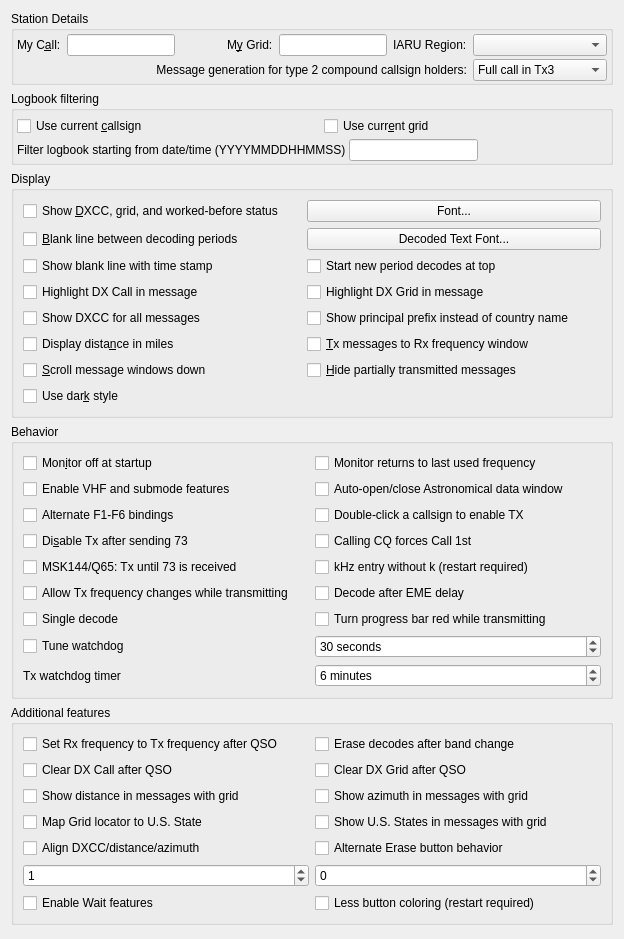
     <widget class="QWidget" name="general_tab">
      <attribute name="title">
       <string>Genera&amp;l</string>
      </attribute>
      <attribute name="toolTip">
       <string>General station details and settings.</string>
      </attribute>
      <layout class="QVBoxLayout" name="verticalLayout_4">
       <item>
        <widget class="QGroupBox" name="station_group_box">
         <property name="sizePolicy">
          <sizepolicy hsizetype="Preferred" vsizetype="Preferred">
           <horstretch>0</horstretch>
           <verstretch>0</verstretch>
          </sizepolicy>
         </property>
         <property name="title">
          <string>Station Details</string>
         </property>
         <layout class="QGridLayout" name="gridLayout_14">
          <property name="leftMargin">
           <number>3</number>
          </property>
          <property name="topMargin">
           <number>3</number>
          </property>
          <property name="rightMargin">
           <number>3</number>
          </property>
          <property name="bottomMargin">
           <number>1</number>
          </property>
          <property name="verticalSpacing">
           <number>3</number>
          </property>
          <item row="0" column="0">
           <widget class="QLabel" name="callsign_label">
            <property name="text">
             <string>My C&amp;all:</string>
            </property>
            <property name="buddy">
             <cstring>callsign_line_edit</cstring>
            </property>
           </widget>
          </item>
          <item row="0" column="1">
           <widget class="QLineEdit" name="callsign_line_edit">
            <property name="toolTip">
             <string>Station callsign.</string>
            </property>
           </widget>
          </item>
          <item row="0" column="2">
           <spacer name="horizontalSpacer_4">
            <property name="orientation">
             <enum>Qt::Horizontal</enum>
            </property>
            <property name="sizeHint" stdset="0">
             <size>
              <width>40</width>
              <height>20</height>
             </size>
            </property>
           </spacer>
          </item>
          <item row="0" column="3">
           <widget class="QLabel" name="grid_label">
            <property name="text">
             <string>M&amp;y Grid:</string>
            </property>
            <property name="buddy">
             <cstring>grid_line_edit</cstring>
            </property>
           </widget>
          </item>
          <item row="0" column="4">
           <widget class="QLineEdit" name="grid_line_edit">
            <property name="toolTip">
             <string>Maidenhead locator (only the first four characters are required).</string>
            </property>
           </widget>
          </item>
          <item row="0" column="5">
           <widget class="QLabel" name="label_121">
            <property name="text">
             <string>IARU Region:</string>
            </property>
            <property name="buddy">
             <cstring>region_combo_box</cstring>
            </property>
           </widget>
          </item>
          <item row="0" column="6">
           <widget class="QComboBox" name="region_combo_box">
            <property name="toolTip">
             <string>&lt;html&gt;&lt;head/&gt;&lt;body&gt;&lt;p&gt;Select your IARU region.&lt;/p&gt;&lt;/body&gt;&lt;/html&gt;</string>
            </property>
           </widget>
          </item>
          <item row="1" column="6">
           <widget class="QComboBox" name="type_2_msg_gen_combo_box">
            <property name="enabled">
             <bool>true</bool>
            </property>
            <property name="toolTip">
             <string>&lt;html&gt;&lt;head/&gt;&lt;body&gt;&lt;p&gt;Type 2 compound callsigns are those with prefixes or suffixes not included in the allowed shortlist (See Help-&amp;gt;Add-on prefixes and suffixes).&lt;/p&gt;&lt;p&gt;This option determines which generated messages should contain your full type 2 compound call sign rather than your base callsign. It only applies if you have a type 2 compound callsign.&lt;/p&gt;&lt;p&gt;This option controls the way the messages that are used to answer CQ calls are generated. Generated messages 6 (CQ) and 5 (73) will always contain your full callsign. The JT65 and JT9 protocols allow for some standard messages with your full call at the expense of another piece of information such as the DX call or your locator.&lt;/p&gt;&lt;p&gt;Choosing message 1 omits the DX callsign which may be an issue when replying to CQ calls. Choosing message 3 also omits the DX callsign and many versions of this and other software will not extract the report. Choosing neither means that your full callsign only goes in your message 5 (73) so your QSO partner my log the wrong callsign.&lt;/p&gt;&lt;p&gt;None of these options are perfect, message 3 is best but be aware your QSO partner may not log the report you send them.&lt;/p&gt;&lt;/body&gt;&lt;/html&gt;</string>
            </property>
            <property name="currentIndex">
             <number>1</number>
            </property>
            <item>
             <property name="text">
              <string>Full call in Tx1</string>
             </property>
            </item>
            <item>
             <property name="text">
              <string>Full call in Tx3</string>
             </property>
            </item>
            <item>
             <property name="text">
              <string>Full call in Tx5 only</string>
             </property>
            </item>
           </widget>
          </item>
          <item row="1" column="0" colspan="6">
           <widget class="QLabel" name="label_5">
            <property name="text">
             <string>Message generation for type 2 compound callsign holders:</string>
            </property>
            <property name="alignment">
             <set>Qt::AlignRight|Qt::AlignTrailing|Qt::AlignVCenter</set>
            </property>
            <property name="buddy">
             <cstring>type_2_msg_gen_combo_box</cstring>
            </property>
           </widget>
          </item>
         </layout>
        </widget>
       </item>
       <item>
        <widget class="QGroupBox" name="groupBox_13">
         <property name="minimumSize">
          <size>
           <width>0</width>
           <height>60</height>
          </size>
         </property>
         <property name="title">
          <string>Logbook filtering</string>
         </property>
         <layout class="QGridLayout" name="gridLayout_42">
          <property name="leftMargin">
           <number>3</number>
          </property>
          <property name="topMargin">
           <number>3</number>
          </property>
          <property name="rightMargin">
           <number>3</number>
          </property>
          <property name="bottomMargin">
           <number>1</number>
          </property>
          <item row="0" column="0">
           <layout class="QVBoxLayout" name="verticalLayout_22">
            <property name="spacing">
             <number>3</number>
            </property>
            <property name="topMargin">
             <number>2</number>
            </property>
            <item>
             <layout class="QHBoxLayout" name="horizontalLayout_38">
              <item>
               <widget class="QCheckBox" name="callNotif_check_box">
                <property name="text">
                 <string>Use current &amp;callsign</string>
                </property>
               </widget>
              </item>
              <item>
               <spacer name="horizontalSpacer_32">
                <property name="orientation">
                 <enum>Qt::Horizontal</enum>
                </property>
                <property name="sizeHint" stdset="0">
                 <size>
                  <width>10</width>
                  <height>5</height>
                 </size>
                </property>
               </spacer>
              </item>
              <item>
               <widget class="QCheckBox" name="gridNotif_check_box">
                <property name="text">
                 <string>Use curr&amp;ent grid</string>
                </property>
               </widget>
              </item>
              <item>
               <spacer name="horizontalSpacer_34">
                <property name="orientation">
                 <enum>Qt::Horizontal</enum>
                </property>
                <property name="sizeHint" stdset="0">
                 <size>
                  <width>10</width>
                  <height>5</height>
                 </size>
                </property>
               </spacer>
              </item>
             </layout>
            </item>
            <item>
             <layout class="QHBoxLayout" name="horizontalLayout_39">
              <item>
               <widget class="QLabel" name="label_25">
                <property name="text">
                 <string>Filter logbook starting from date/time (YYYYMMDDHHMMSS)</string>
                </property>
               </widget>
              </item>
              <item>
               <widget class="QLineEdit" name="logTime_line_edit">
                <property name="maxLength">
                 <number>14</number>
                </property>
               </widget>
              </item>
              <item>
               <spacer name="horizontalSpacer_33">
                <property name="orientation">
                 <enum>Qt::Horizontal</enum>
                </property>
                <property name="sizeHint" stdset="0">
                 <size>
                  <width>40</width>
                  <height>20</height>
                 </size>
                </property>
               </spacer>
              </item>
             </layout>
            </item>
           </layout>
          </item>
         </layout>
        </widget>
       </item>
       <item>
        <widget class="QGroupBox" name="display_group_box">
 <property name="title">
  <string>Display</string>
 </property>
 <layout class="QGridLayout" name="fm_display_group_box_layout">
  <item row="0" column="0">
   <widget class="QCheckBox" name="DXCC_check_box">
    <property name="toolTip">
     <string>Show if decoded stations are new DXCC entities or worked before.</string>
    </property>
    <property name="text">
     <string>Show &amp;DXCC, grid, and worked-before status    </string>
    </property>
    <property name="checked">
     <bool>false</bool>
    </property>
   </widget>
  </item>
  <item row="0" column="1">
   <widget class="QPushButton" name="font_push_button">
    <property name="toolTip">
     <string>Set the font characteristics for the application.</string>
    </property>
    <property name="text">
     <string>Font...</string>
    </property>
   </widget>
  </item>
  <item row="1" column="0">
   <widget class="QCheckBox" name="insert_blank_check_box">
    <property name="toolTip">
     <string>Include a separator line between periods in the band activity window.</string>
    </property>
    <property name="text">
     <string>&amp;Blank line between decoding periods</string>
    </property>
   </widget>
  </item>
  <item row="1" column="1">
   <widget class="QPushButton" name="decoded_text_font_push_button">
    <property name="toolTip">
     <string>Set the font characteristics for the Band Activity and Rx Frequency areas.</string>
    </property>
    <property name="text">
     <string>Decoded Text Font...</string>
    </property>
   </widget>
  </item>
  <item row="2" column="0">
   <widget class="QCheckBox" name="cb_detailed_blank_line">
    <property name="toolTip">
     <string>Show the separator line between periods with time stamp of the decode period.</string>
    </property>
    <property name="text">
     <string>Show blank line with time stamp</string>
    </property>
   </widget>
  </item>
  <item row="2" column="1">
   <widget class="QCheckBox" name="decodes_from_top_check_box">
    <property name="toolTip">
     <string>&lt;html&gt;&lt;head/&gt;&lt;body&gt;&lt;p&gt;Check to have decodes for a new period start at the top of the Band Activity window and not scroll off the top when the window is full.&lt;/p&gt;&lt;p&gt;This is to aid selecting decodes to double-click while decoding is still in progress. Use the Band Activity vertical scroll bar to reveal decodes past the bottom of the window.&lt;/p&gt;&lt;/body&gt;&lt;/html&gt;</string>
    </property>
    <property name="text">
     <string>Start new period decodes at top</string>
    </property>
   </widget>
  </item>
  <item row="3" column="0">
   <widget class="QCheckBox" name="cbHighlightDXcall">
    <property name="text">
     <string>Highlight DX Call in message</string>
    </property>
   </widget>
  </item>
  <item row="3" column="1">
   <widget class="QCheckBox" name="cbHighlightDXgrid">
    <property name="text">
     <string>Highlight DX Grid in message</string>
    </property>
   </widget>
  </item>
  <item row="4" column="0">
   <widget class="QCheckBox" name="countryName_check_box">
    <property name="text">
     <string>Show DXCC for all messages</string>
    </property>
   </widget>
  </item>
  <item row="4" column="1">
   <widget class="QCheckBox" name="countryPrefix_check_box">
    <property name="text">
     <string>Show principal prefix instead of country name        </string>
    </property>
   </widget>
  </item>
  <item row="5" column="0">
   <widget class="QCheckBox" name="miles_check_box">
    <property name="toolTip">
     <string>Show distance to DX station in miles rather than kilometers.</string>
    </property>
    <property name="text">
     <string>Display dista&amp;nce in miles</string>
    </property>
   </widget>
  </item>
  <item row="5" column="1">
   <widget class="QCheckBox" name="TX_messages_check_box">
    <property name="toolTip">
     <string>Show outgoing transmitted messages in the Rx frequency window.</string>
    </property>
    <property name="text">
     <string>&amp;Tx messages to Rx frequency window</string>
    </property>
   </widget>
  </item>
  <item row="6" column="0">
   <widget class="QCheckBox" name="scroll_check_box">
    <property name="toolTip">
     <string>Scroll message windows down not up.</string>
    </property>
    <property name="text">
     <string>&amp;Scroll message windows down</string>
    </property>
   </widget>
  </item>
  <item row="6" column="1">
   <widget class="QCheckBox" name="hide_TX_messages_check_box">
    <property name="toolTip">
     <string>&lt;html&gt;&lt;head/&gt;&lt;body&gt;&lt;p&gt;When TX message is changed previous message will not be shown if it was transmitted for less than 2 seconds.&lt;/p&gt;&lt;/body&gt;&lt;/html&gt;</string>
    </property>
    <property name="text">
     <string>&amp;Hide partially transmitted messages</string>
    </property>
   </widget>
  </item>
  <item row="7" column="0">
   <widget class="QCheckBox" name="useDarkStyle_check_box">
    <property name="text">
     <string>Use dar&amp;k style</string>
    </property>
   </widget>
  </item>
 </layout>
</widget>
       </item>
       <item>
        <widget class="QGroupBox" name="behaviour_group_box">
 <property name="title">
  <string>Behavior</string>
 </property>
 <layout class="QGridLayout" name="fm_behaviour_group_box_layout">
  <item row="0" column="0">
   <widget class="QCheckBox" name="monitor_off_check_box">
    <property name="toolTip">
     <string>Don't start decoding until the monitor button is clicked.</string>
    </property>
    <property name="text">
     <string>Mon&amp;itor off at startup</string>
    </property>
    <property name="checked">
     <bool>false</bool>
    </property>
   </widget>
  </item>
  <item row="0" column="1">
   <widget class="QCheckBox" name="monitor_last_used_check_box">
    <property name="toolTip">
     <string>&lt;html&gt;&lt;head/&gt;&lt;body&gt;&lt;p&gt;Check this if you wish to automatically return to the last monitored frequency when monitor is enabled, leave it unchecked if you wish to have the current rig frequency maintained.&lt;/p&gt;&lt;/body&gt;&lt;/html&gt;</string>
    </property>
    <property name="text">
     <string>Monitor returns to last used frequency</string>
    </property>
   </widget>
  </item>
  <item row="1" column="0">
   <widget class="QCheckBox" name="enable_VHF_features_check_box">
    <property name="text">
     <string>Enable VHF and submode features</string>
    </property>
   </widget>
  </item>
  <item row="1" column="1">
   <widget class="QCheckBox" name="auto_astro_check_box">
    <property name="toolTip">
     <string>&lt;html&gt;&lt;head/&gt;&lt;body&gt;&lt;p&gt;Open the Astronomical Data window automatically when switching to Q65 or JT65 mode and Decode after EME delay is enabled, and close it when no longer needed.&lt;/p&gt;&lt;/body&gt;&lt;/html&gt;</string>
    </property>
    <property name="text">
     <string>Auto-open/close Astronomical data window</string>
    </property>
   </widget>
  </item>
  <item row="2" column="0">
   <widget class="QCheckBox" name="alternate_bindings_check_box">
    <property name="text">
     <string>Alternate F1-F6 bindings</string>
    </property>
    <property name="toolTip">
     <string>Use F1–F5 to select CQ, report, R-report, acknowledgment and 73; F6 changes the reply policy. These keys cannot start a TX session. Click Enable TX first.</string>
    </property>
   </widget>
  </item>
  <item row="2" column="1">
   <widget class="QCheckBox" name="quick_call_check_box">
    <property name="text">
     <string>Double-click a callsign to enable TX</string>
    </property>
    <property name="toolTip">
     <string>When checked, double-clicking a decoded callsign starts a TX session after the transmission safety checks pass. The session then follows the normal AutoSeq, Single QSO and watchdog settings. Off by default.</string>
    </property>
   </widget>
  </item>
  <item row="3" column="0">
   <widget class="QCheckBox" name="disable_TX_on_73_check_box">
    <property name="text">
     <string>Di&amp;sable Tx after sending 73</string>
    </property>
    <property name="toolTip">
     <string>Finish one QSO and stop. This is the same setting as Single QSO in the main window. Leave it unchecked for continuous QSOs within the TX watchdog session.</string>
    </property>
   </widget>
  </item>
  <item row="3" column="1">
   <widget class="QCheckBox" name="force_call_1st_check_box">
    <property name="text">
     <string>Calling CQ forces Call 1st</string>
    </property>
   </widget>
  </item>
  <item row="4" column="0">
   <widget class="QCheckBox" name="repeat_Tx_check_box">
    <property name="toolTip">
     <string>&lt;html&gt;&lt;head/&gt;&lt;body&gt;&lt;p&gt;Tx until 73 is received when in MSK144 or Q65 mode. &lt;/p&gt;&lt;/body&gt;&lt;/html&gt;</string>
    </property>
    <property name="text">
     <string>MSK144/Q65: Tx until 73 is received</string>
    </property>
   </widget>
  </item>
  <item row="4" column="1">
   <widget class="QCheckBox" name="kHz_without_k_check_box">
    <property name="toolTip">
     <string>&lt;html&gt;&lt;head/&gt;&lt;body&gt;&lt;p&gt;Allow kHz frequency offset entry without 'k' suffix.&lt;/p&gt;&lt;/body&gt;&lt;/html&gt;</string>
    </property>
    <property name="text">
     <string>kHz entry without k (restart required)</string>
    </property>
   </widget>
  </item>
  <item row="5" column="0">
   <widget class="QCheckBox" name="tx_QSY_check_box">
    <property name="toolTip">
     <string>&lt;html&gt;&lt;head/&gt;&lt;body&gt;&lt;p&gt;Some rigs are not able to process CAT commands while transmitting. This means that if you are operating in split mode you may have to uncheck this option.&lt;/p&gt;&lt;/body&gt;&lt;/html&gt;</string>
    </property>
    <property name="text">
     <string>Allow Tx frequency changes while transmitting</string>
    </property>
   </widget>
  </item>
  <item row="5" column="1">
   <widget class="QCheckBox" name="decode_at_52s_check_box">
    <property name="text">
     <string>Decode after EME delay</string>
    </property>
    <property name="toolTip">
     <string>Allow the additional Earth–Moon–Earth propagation delay when collecting and decoding signals. This does not alter the UTC clock.</string>
    </property>
   </widget>
  </item>
  <item row="6" column="0">
   <widget class="QCheckBox" name="single_decode_check_box">
    <property name="text">
     <string>Single decode</string>
    </property>
   </widget>
  </item>
  <item row="6" column="1">
   <widget class="QCheckBox" name="progress_bar_check_box">
    <property name="toolTip">
     <string>&lt;html&gt;&lt;head/&gt;&lt;body&gt;&lt;p&gt;Turn the progress bar red while transmitting.&lt;/p&gt;&lt;/body&gt;&lt;/html&gt;</string>
    </property>
    <property name="text">
     <string>Turn progress bar red while transmitting</string>
    </property>
   </widget>
  </item>
  <item row="7" column="0">
   <widget class="QCheckBox" name="tune_watchdog_check_box">
    <property name="text">
     <string>Tune watchdog   </string>
    </property>
    <property name="toolTip">
     <string>Stop Tune after the selected number of seconds. A zero interval disables this timer.</string>
    </property>
   </widget>
  </item>
  <item row="7" column="1">
   <widget class="QSpinBox" name="tune_timer_spin_box">
    <property name="toolTip">
     <string>&lt;html&gt;&lt;head/&gt;&lt;body&gt;&lt;p&gt;Number of seconds before tune is aborted&lt;/p&gt;&lt;/body&gt;&lt;/html&gt;</string>
    </property>
    <property name="specialValueText">
     <string>Disabled</string>
    </property>
    <property name="suffix">
     <string> seconds</string>
    </property>
    <property name="minimum">
     <number>0</number>
    </property>
    <property name="maximum">
     <number>300</number>
    </property>
    <property name="singleStep">
     <number>5</number>
    </property>
    <property name="value">
     <number>30</number>
    </property>
   </widget>
  </item>
  <item row="8" column="0">
   <widget class="QLabel" name="label_30">
    <property name="enabled">
     <bool>true</bool>
    </property>
    <property name="text">
     <string>Tx watchdog timer</string>
    </property>
   </widget>
  </item>
  <item row="8" column="1">
   <widget class="QSpinBox" name="tx_watchdog_spin_box">
    <property name="enabled">
     <bool>true</bool>
    </property>
    <property name="toolTip">
     <string>&lt;html&gt;&lt;head/&gt;&lt;body&gt;&lt;p&gt;Minutes from enabling TX, across QSOs; 0 = unlimited, maximum 999. Activity does not reset the timer.&lt;/p&gt;&lt;/body&gt;&lt;/html&gt;</string>
    </property>
    <property name="specialValueText">
     <string>Disabled</string>
    </property>
    <property name="suffix">
     <string> minutes</string>
    </property>
    <property name="maximum">
     <number>999</number>
    </property>
    <property name="value">
     <number>6</number>
    </property>
   </widget>
  </item>
 </layout>
</widget>
       </item>
       <item>
<widget class="QGroupBox" name="additional_features_box">
 <property name="title">
  <string>Additional features</string>
 </property>
 <layout class="QGridLayout" name="fm_additional_features_box_layout">
  <item row="0" column="0">
   <widget class="QCheckBox" name="cbRxToTxAfterQSO">
    <property name="text">
     <string>Set Rx frequency to Tx frequency after QSO</string>
    </property>
    <property name="toolTip">
     <string>After a completed QSO, move the receive audio frequency to the transmit audio frequency. This does not enable the Tx=Rx lock.</string>
    </property>
   </widget>
  </item>
  <item row="0" column="1">
   <widget class="QCheckBox" name="cbEraseBandActivity">
    <property name="toolTip">
     <string>&lt;html&gt;&lt;head/&gt;&lt;body&gt;&lt;p&gt;Erase Band Activity and Rx frequency windows after band change.&lt;/p&gt;&lt;/body&gt;&lt;/html&gt;</string>
    </property>
    <property name="text">
     <string>Erase decodes after band change</string>
    </property>
   </widget>
  </item>
  <item row="1" column="0">
   <widget class="QCheckBox" name="cbClearDXcall">
    <property name="text">
     <string>Clear DX Call after QSO</string>
    </property>
   </widget>
  </item>
  <item row="1" column="1">
   <widget class="QCheckBox" name="cbClearDXgrid">
    <property name="text">
     <string>Clear DX Grid after QSO</string>
    </property>
   </widget>
  </item>
  <item row="2" column="0">
   <widget class="QCheckBox" name="cb_showDistance">
    <property name="toolTip">
     <string>&lt;html&gt;&lt;head/&gt;&lt;body&gt;&lt;p&gt;If a station sends locator, calculate and show the distance in Band Activity pane.&lt;/p&gt;&lt;/body&gt;&lt;/html&gt;</string>
    </property>
    <property name="text">
     <string>Show distance in messages with grid</string>
    </property>
   </widget>
  </item>
  <item row="2" column="1">
   <widget class="QCheckBox" name="cb_showAzimuth">
    <property name="toolTip">
     <string>&lt;html&gt;&lt;head/&gt;&lt;body&gt;&lt;p&gt;If a station sends a valid Maidenhead locator, calculate and show the great-circle azimuth in Band Activity pane.&lt;/p&gt;&lt;/body&gt;&lt;/html&gt;</string>
    </property>
    <property name="text">
     <string>Show azimuth in messages with grid</string>
    </property>
   </widget>
  </item>
  <item row="3" column="0">
   <widget class="QCheckBox" name="Map_Grid_to_State">
    <property name="text">
     <string>Map Grid locator to U.S. State</string>
    </property>
   </widget>
  </item>
  <item row="3" column="1">
   <widget class="QCheckBox" name="Map_All_Messages">
    <property name="text">
     <string>Show U.S. States in messages with grid</string>
    </property>
   </widget>
  </item>
  <item row="4" column="0">
   <widget class="QCheckBox" name="cb_Align">
    <property name="toolTip">
     <string>&lt;html&gt;&lt;head/&gt;&lt;body&gt;&lt;p&gt;Align the text for DXCC, distance and azimuth.&lt;/p&gt;&lt;/body&gt;&lt;/html&gt;</string>
    </property>
    <property name="text">
     <string>Align DXCC/distance/azimuth</string>
    </property>
   </widget>
  </item>
  <item row="4" column="1">
   <widget class="QCheckBox" name="alternate_erase_button_check_box">
    <property name="text">
     <string>Alternate Erase button behavior</string>
    </property>
   </widget>
  </item>
  <item row="5" column="0">
   <widget class="QSpinBox" name="align_spin_box">
    <property name="toolTip">
     <string>&lt;html&gt;&lt;head/&gt;&lt;body&gt;&lt;p&gt;Increase or decrease the space between message text and DXCC.&lt;/p&gt;&lt;/body&gt;&lt;/html&gt;</string>
    </property>
    <property name="minimum">
     <number>-2</number>
    </property>
    <property name="maximum">
     <number>10</number>
    </property>
    <property name="value">
     <number>1</number>
    </property>
   </widget>
  </item>
  <item row="5" column="1">
   <widget class="QSpinBox" name="align_spin_box2">
    <property name="toolTip">
     <string>&lt;html&gt;&lt;head/&gt;&lt;body&gt;&lt;p&gt;Increase or decrease the space between DXCC and distance/azimuth.&lt;/p&gt;&lt;/body&gt;&lt;/html&gt;</string>
    </property>
    <property name="minimum">
     <number>-8</number>
    </property>
    <property name="maximum">
     <number>5</number>
    </property>
   </widget>
  </item>
  <item row="6" column="0">
   <widget class="QCheckBox" name="enable_Wait_features_check_box">
    <property name="text">
     <string>Enable Wait features</string>
    </property>
    <property name="toolTip">
     <string>Enable Wait &amp; Call, Wait &amp; Reply and Wait &amp; Pounce controls. They require a manually authorized TX session and cannot restart transmission after Stop. Managed mode keeps its own selection rules.</string>
    </property>
   </widget>
  </item>
  <item row="6" column="1">
   <widget class="QCheckBox" name="disable_button_coloring_check_box">
    <property name="text">
     <string>Less button coloring (restart required)</string>
    </property>
   </widget>
  </item>
 </layout>
</widget>
       </item>
       <item>
        <spacer name="verticalSpacer">
         <property name="orientation">
          <enum>Qt::Vertical</enum>
         </property>
         <property name="sizeHint" stdset="0">
          <size>
           <width>20</width>
           <height>3</height>
          </size>
         </property>
        </spacer>
       </item>
      </layout>
     </widget>
